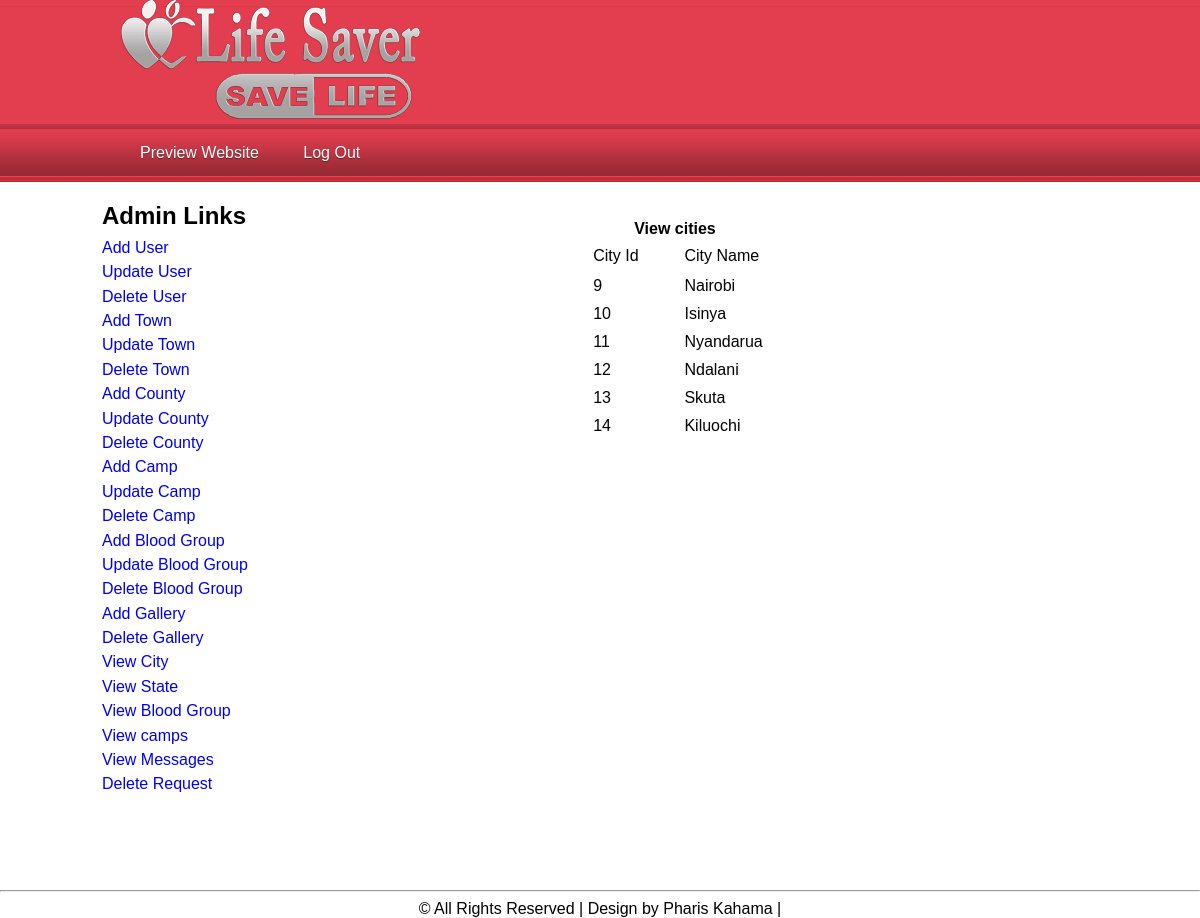
The app's page /Admin/viewcity.php (signed in) with its own data.
### tables this page shows
CREATE TABLE `city` (
  `city_id` int(100) NOT NULL,
  `city_name` varchar(100) NOT NULL,
  `pin_code` varchar(100) NOT NULL,
  `district` varchar(100) NOT NULL,
  `state` int(100) NOT NULL
);

### Admin/viewcity.php (the view, shortened to what this page needs)
<!DOCTYPE html>
<html>
<head>
<link href="StyleSheet.css" rel="stylesheet" type="text/css" />
<link href="css/style.css" rel="stylesheet" type="text/css" media="all" />
</head>
<body>
<?php include('topbar.php'); ?>
    <center>
   <div style="width:1000px; height:700px;">
       <div style="width:200px; float:left;">
       <?php include('left.php'); ?>
       </div>
       <div style="width:800px;float:left">
<br /><br />
<?php include('function.php'); ?>
       <form method="post">
<table border="0" align="center" width="400px" height="30px">
<tr><td colspan="2" align="center"><span style="font-weight: bolder; margin-left: -50px;"> View cities</span> </td></tr>
<tr><td align="center" style="padding-top:5px;">
<table border="1" align="center" width="60%" height="200px" >
<tr><td style=" padding-left:10px">City Id </td><td style=" padding-left:10px">City Name</td></tr>
<tr><td>
<?php
$cn=mysqli_connect("localhost","root","","bloodbank");
$s="select * from city";
	$result=mysqli_query($cn,$s);
	while($data=mysqli_fetch_array($result))
	{
			echo "<tr><td style=' padding-left:10px'>$data[0]</td><td style='padding-left:10px'>$data[1]</td></tr>";
		}
?>
</td></tr>
</table>
</table>
</form>
       </div>
   </div>
    </center>
<?php include('bottom.php'); ?>
</body>
</html>

### Admin/css/style.css (style rules this page uses)
html,body,div,span,applet,object,iframe,h1,h2,h3,h4,h5,h6,p,blockquote,pre,a,abbr,acronym,address,big,cite,code,del,dfn,em,img,ins,kbd,q,s,samp,small,strike,strong,sub,sup,tt,var,b,u,i,dl,dt,dd,ol,nav ul,nav li,fieldset,form,label,legend,table,caption,tbody,tfoot,thead,tr,th,td,article,aside,canvas,details,embed,figure,figcaption,footer,header,hgroup,menu,nav,output,ruby,section,summary,time,mark,audio,video { margin:0;padding:0;border:0;font-size:100%;font:inherit;vertical-align:baseline; }
body { font-family: Arial, Geneva,Helvetica, sans-serif; font-size: 100%; }

### records on screen
city: city_id "9", city_name "Nairobi"
city: city_id "10", city_name "Isinya"
city: city_id "11", city_name "Nyandarua"
city: city_id "12", city_name "Ndalani"
city: city_id "13", city_name "Skuta"
city: city_id "14", city_name "Kiluochi"
